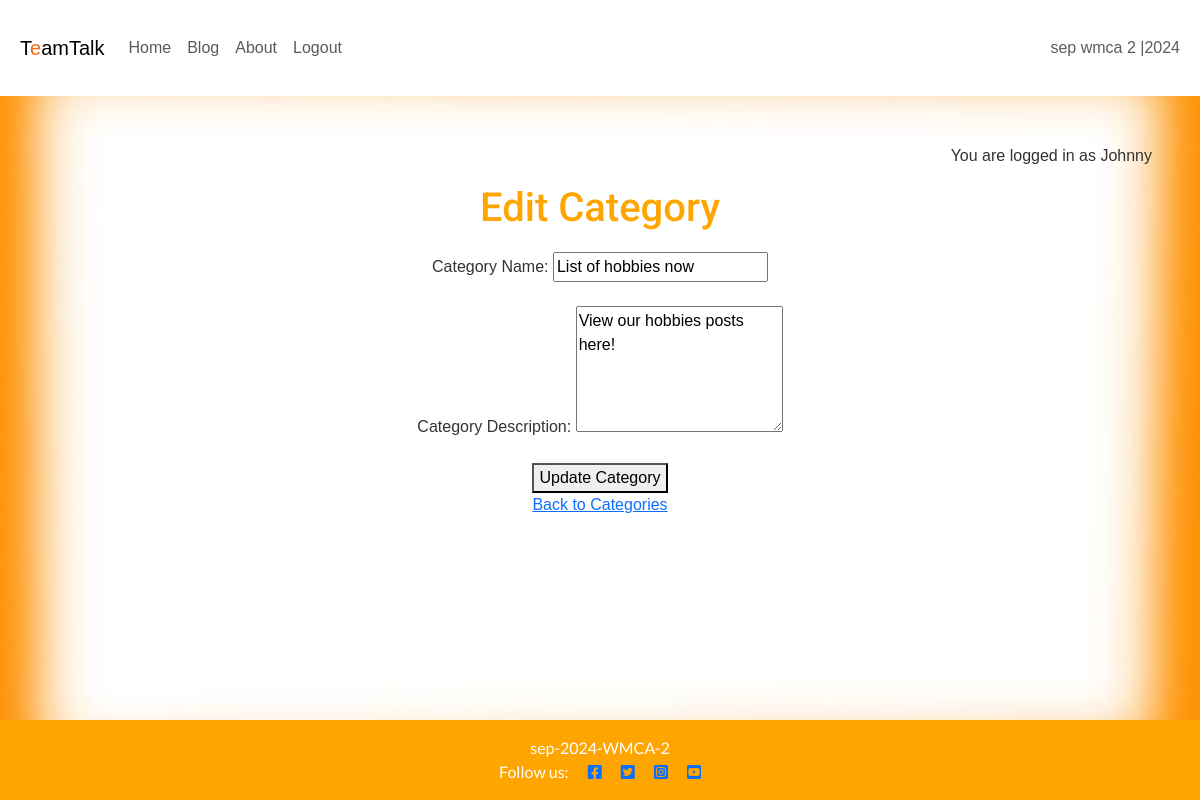
Page /blog/categories/edit/4/ (signed in) on the committed database.
### blog/models.py (models this page shows, shortened)
class Category(models.Model):
    name = models.CharField(max_length=100, unique=True)
    description = models.TextField(blank=True, null=True)
    author = models.ForeignKey(
        User, on_delete=models.CASCADE, related_name="categories")

### blog/views.py (the view, shortened to what this page needs)
# urls.py: path('categories/edit/<int:pk>/', views.edit_category,
def edit_category(request, pk):
    category = get_object_or_404(Category, pk=pk)
    return render(request, 'blog/edit_category.html', {'category': category})

### blog/templates/blog/edit_category.html (shortened to what this page needs)
{% extends 'base.html' %}
{% block content %}
<h1>Edit Category</h1>
<form method="post">
    <label for="name">Category Name:</label>
    <input type="text" name="name" id="name" value="{{ category.name }}" required>
    <br><br>
    <label for="description">Category Description:</label>
    <textarea name="description" id="description" rows="5" required>{{ category.description }}</textarea>
    <br><br>
    <button type="submit">Update Category</button>
</form>
<a href="{% url 'categories' %}">Back to Categories</a>
{% endblock %}

### templates/base.html (shortened to what this page needs)
{% load static %}
{% url 'post_detail' as post_detail_url %}
{% url 'home' as home_url %}
{% url 'about' as about_url %}
{% url 'account_login' as login_url %}
{% url 'account_signup' as signup_url %}
{% url 'account_logout' as logout_url %}
<!DOCTYPE html>
<html lang="en">
<head>
    <link rel="stylesheet" href="https://cdnjs.cloudflare.com/ajax/libs/font-awesome/5.15.3/css/all.min.css">
    <link href="https://cdn.jsdelivr.net/npm/bootstrap@5.3.3/dist/css/bootstrap.min.css" rel="stylesheet">
    <link rel="stylesheet" href="{% static 'css/style.css' %}">
</head>
<body class="d-flex flex-column min-vh-100 main-bg">
    <nav class="navbar navbar-expand-lg navbar-light bg-white">
        <div class="container-fluid">
            <a class="navbar-brand" href="{% url 'home' %}"><span class="brand">T<span class="red-o">e</span>am<span
                        class="thin">Talk</span></span></a>
            <div class="collapse navbar-collapse" id="navbarText">
                <ul class="navbar-nav me-auto mb-2 mb-lg-0">
                    <li class="nav-item">
                        <a class="nav-link {% if request.path == home_url %}active" aria-current="page{% endif %}"
                            href="{% url 'home' %}">Home</a>
                    </li>
                    <li class="nav-item">
                        <a class="nav-link {% if request.path == home_url %}active" aria-current="page{% endif %}"
                            href="{% url 'posts' %}">Blog</a>
                    </li>
                    <li class="nav-item">
                        <a class="nav-link {% if request.path == about_url %}active" aria-current="page{% endif %}"
                            href="{% url 'about' %}">About</a>
                    </li>
                    {% if user.is_authenticated %}
                    <li class="nav-item">
                        <a class="nav-link {% if request.path == logout_url %}active" aria-current="page{% endif %}"
                            href="{% url 'account_logout' %}">Logout</a>
                    </li>
                    {% endif %}
                </ul>
                <span class="navbar-text text-muted">
                    sep wmca 2 |2024
                </span>
            </div>
        </div>
    </nav>
    <main class="flex-shrink-0 flex-grow-1 main-bg">
        {% if user.is_authenticated %}
        <p class="text-end m-3">You are logged in as {{ user }}</p>
        {% else %}
        <p class="text-end m-3">You are not logged in</p>
        {% endif %}
        {% block content %}{% endblock content %}
    </main>
    <footer class="footer mt-auto py-3 dark-bg">
        <p class="m-0 text-center text-white">
      {% block copyright %}sep-2024-WMCA-2{% endblock copyright %}
</p>
<p class="m-0 text-center text-white">
    Follow us:
    <a href="https://www.facebook.com/" target="_blank"><i class="fab fa-facebook-square ms-3"></i></a>
    <a href="https://x.com/" target="_blank"><i class="fab fa-twitter-square ms-3"></i></a>
    <a href="https://www.instagram.com/" target="_blank"><i class="fab fa-instagram-square ms-3"></i></a>
    <a href="https://www.youtube.com/" target="_blank"><i class="fab fa-youtube-square ms-3"></i></a>
</p>
     </footer>
</body>
</html>

### static/css/style.css (style rules this page uses)
body { background-image: url(/static/images/TotFundal2.jpg); background-size: cover; background-position: center; background-repeat: no-repeat; margin: 0; font-family: Arial, sans-serif; background-color: #f7f7f7; color: #333333; }
.red-o { color: #f26914; }
header, footer { background-color: #f26914; color: white; text-align: center; padding: 1rem; font-family: 'Lato', sans-serif; }
footer { left: 0; bottom: 0; width: 100%; }
main { padding: 2rem; text-align: center; }
h1, h2 { margin: 0.5rem 0; font-family: "Roboto"; }
body { font-family: Arial, sans-serif; }
header, footer { text-align: center; background-color: orange; color: white; padding: 10px; }
h1, h2 { color: orange; margin-bottom: 20px; }
.container-fluid { padding: 20px; }

### rows in the picture
Category: name "List of hobbies now", description "View our hobbies posts here!"

### other values in the picture
{{ user }} "Johnny"
